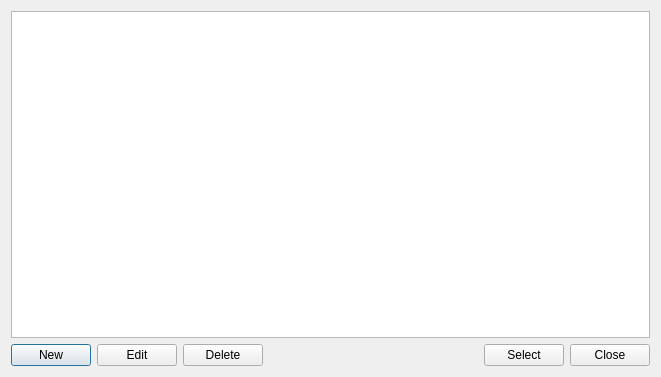
<?xml version="1.0" encoding="UTF-8"?>
<ui version="4.0">
 <class>SvDevModelsListDialog</class>
 <widget class="QDialog" name="SvDevModelsListDialog">
  <property name="geometry">
   <rect>
    <x>0</x>
    <y>0</y>
    <width>661</width>
    <height>377</height>
   </rect>
  </property>
  <property name="windowTitle">
   <string>Dialog</string>
  </property>
  <layout class="QVBoxLayout" name="verticalLayout">
   <item>
    <widget class="QTableView" name="tblDeviceList"/>
   </item>
   <item>
    <layout class="QHBoxLayout" name="layoutButtons">
     <item>
      <widget class="QPushButton" name="bnNewDevice">
       <property name="text">
        <string>New</string>
       </property>
      </widget>
     </item>
     <item>
      <widget class="QPushButton" name="bnEditDevice">
       <property name="text">
        <string>Edit</string>
       </property>
      </widget>
     </item>
     <item>
      <widget class="QPushButton" name="bnDeleteDevice">
       <property name="text">
        <string>Delete</string>
       </property>
      </widget>
     </item>
     <item>
      <spacer name="horizontalSpacer">
       <property name="orientation">
        <enum>Qt::Horizontal</enum>
       </property>
       <property name="sizeHint" stdset="0">
        <size>
         <width>40</width>
         <height>20</height>
        </size>
       </property>
      </spacer>
     </item>
     <item>
      <widget class="QPushButton" name="bnSelectDevice">
       <property name="text">
        <string>Select</string>
       </property>
      </widget>
     </item>
     <item>
      <widget class="QPushButton" name="bnClose">
       <property name="text">
        <string>Close</string>
       </property>
      </widget>
     </item>
    </layout>
   </item>
  </layout>
 </widget>
 <resources/>
 <connections/>
</ui>
